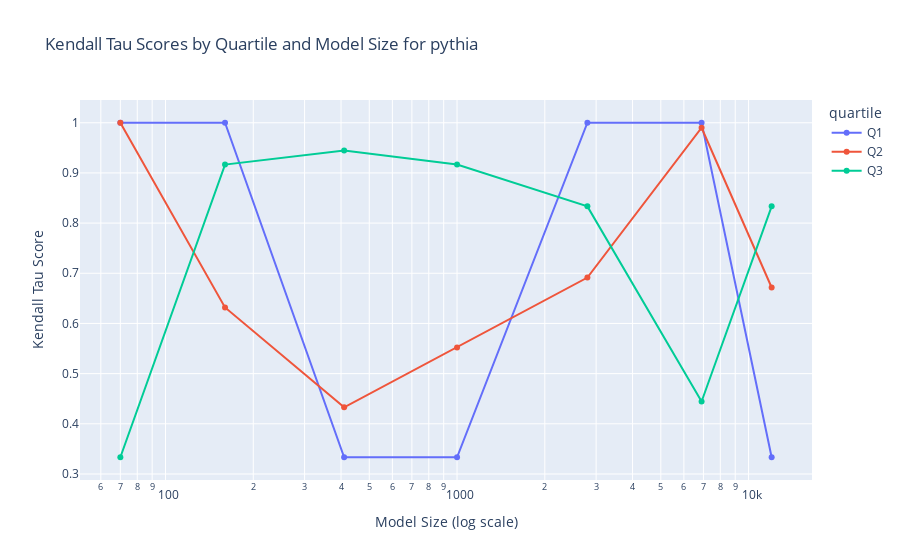

Notebook code cell kept with this figure:
### Code cell
# plot distribution of kendall tau scores
fig_kendall_tau = px.line(
    quartile_pythia,
    x="model_size",
    y="kendall_tau",
    color="quartile",
    title="Kendall Tau Scores by Quartile and Model Size for pythia",
    labels={
        "model_size": "Model Size",
        "kendall_tau": "Kendall Tau Score",
        "quartile": "quartile",
    },
    markers=True,  # Add markers for each point
)

fig_kendall_tau.update_layout(xaxis_type="log", xaxis_title="Model Size (log scale)")
fig_kendall_tau.show()

### Figure 1 — Plotly figure (JSON) as saved in the notebook; plotly's stock layout.template omitted (floating-point values rounded to 4 significant figures)
{"data": [{"hovertemplate": "quartile=Q1<br>Model Size=%{x}<br>Kendall Tau Score=%{y}<extra></extra>", "legendgroup": "Q1", "line": {"color": "#636efa", "dash": "solid"}, "marker": {"symbol": "circle"}, "mode": "lines+markers", "name": "Q1", "orientation": "v", "showlegend": true, "type": "scatter", "x": [70, 160, 410, 1000, 2800, 6900, 12000], "xaxis": "x", "y": [1, 1, 0.3333, 0.3333, 1, 1, 0.3333], "yaxis": "y"}, {"hovertemplate": "quartile=Q2<br>Model Size=%{x}<br>Kendall Tau Score=%{y}<extra></extra>", "legendgroup": "Q2", "line": {"color": "#EF553B", "dash": "solid"}, "marker": {"symbol": "circle"}, "mode": "lines+markers", "name": "Q2", "orientation": "v", "showlegend": true, "type": "scatter", "x": [70, 160, 410, 1000, 2800, 6900, 12000], "xaxis": "x", "y": [1, 0.6318, 0.4328, 0.5522, 0.6915, 0.99, 0.6716], "yaxis": "y"}, {"hovertemplate": "quartile=Q3<br>Model Size=%{x}<br>Kendall Tau Score=%{y}<extra></extra>", "legendgroup": "Q3", "line": {"color": "#00cc96", "dash": "solid"}, "marker": {"symbol": "circle"}, "mode": "lines+markers", "name": "Q3", "orientation": "v", "showlegend": true, "type": "scatter", "x": [70, 160, 410, 1000, 2800, 6900, 12000], "xaxis": "x", "y": [0.3333, 0.9167, 0.9444, 0.9167, 0.8333, 0.4444, 0.8333], "yaxis": "y"}], "layout": {"legend": {"title": {"text": "quartile"}, "tracegroupgap": 0}, "title": {"text": "Kendall Tau Scores by Quartile and Model Size for pythia"}, "xaxis": {"anchor": "y", "domain": [0, 1], "title": {"text": "Model Size (log scale)"}, "type": "log"}, "yaxis": {"anchor": "x", "domain": [0, 1], "title": {"text": "Kendall Tau Score"}}}}
